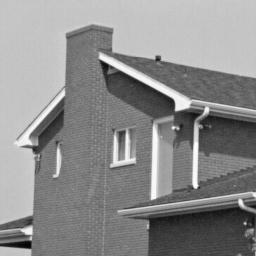
%> input picture TME_7/house2.png, 256 x 256 px
$ octave split_house2.m   (GNU Octave 9; MATLAB toolbox functions it lacks are replaced by stand-ins)
%> lines starting %> are read from the running program, lines starting %| are printed output that depends on the picture; in (x1, y1, x2, y2) boxes, pixels count from 0 and x2, y2 are one past the last pixel; in counts of white or black regions, pixels touching at a corner belong together; the program's own positions count from 1
### TME_7/ouvrirImage.m
function [I,n,m] = ouvrirImage(nom)
%> called with nom = 'house2.png'
I=imread(nom);
%> I is the input picture: size 256x256 uint8; min 0, max 255, mean 140
imageview(I);
%> (this line was passed over: imageview is not available in this run)
n = size(I,1);
%> n = 256
m = size(I,2);
%> m = 256
end

### TME_7/expand.m
function J = expand(I)

h = size(I,1);
%> h = 256
l = size(I,2);
%> l = 256

n = ceil(log2(max(l,h)));
%> n = 8
moy = mean(mean(I));
%> moy = 140
J = ones(2^n,2^n).*moy;
%> J: size 256x256 double; every value is 140

J(1:h,1:l) = I;


### TME_7/qtdecomp.m
function S = qtdecomp( I, thresh, mindim)
    [n,m] = size(I);
    if n ~= m,
        error( 'image must be squared');
    end
    if n>mindim & mod(n,2) == 0 & std(I(:)) > thresh,
        n2 = n/2;
        I11 = I(1:n2,1:n2);
        I12 = I(1:n2,n2+1:n);
        I21 = I(n2+1:n,1:n2);
        I22 = I(n2+1:n,n2+1:n);

        S11 = qtdecomp( I11, thresh, mindim);
        S12 = qtdecomp( I12, thresh, mindim);
        S21 = qtdecomp( I21, thresh, mindim);
        S22 = qtdecomp( I22, thresh, mindim);

        S = [S11,S12; S21, S22];
    else
        S = sparse(n,n);
        S(1,1) = n;
    end
end

### TME_7/numreg.m
function n = numreg(S)

n = numel(find(S));

### TME_7/quaddraw.m
function [Q] = quaddraw(I,S)

QR = I;
QG = I;
QB = I;

[r,c]=find(S);
l = numreg(S);

for k=1:l
    v=S(r(k),c(k));
    %[vals,i,j]=qtgetblk(I,S,k);
    for i = 1:v
        for j = 1:v
          if i==1 || j==1 || i==v || j==v
              QR(i+r(k),j+c(k),1)=255;
              QG(i+r(k),j+c(k),1)=0;
              QB(i+r(k),j+c(k),1)=0;
          end
        end
    end
end

Q(:,:,1)=uint8(QR);
Q(:,:,2)=uint8(QG);
Q(:,:,3)=uint8(QB);

### TME_7/split_house2.m
I = ouvrirImage('house2.png');

J = expand(I);
imageview(J);
%> (this line was passed over: imageview is not available in this run)

S = qtdecomp(J,10,8);
%> call 2 of qtdecomp, with thresh = 10, mindim = 8
%> in qtdecomp (call 2), `I12 = I(1:n2,n2+1:n);`:
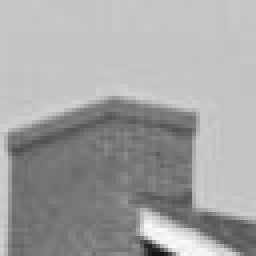
%> I12: size 64x64 double (shown 4 times larger); min 19, max 252, mean 163.8
%> in qtdecomp (call 2), `I21 = I(n2+1:n,1:n2);`:
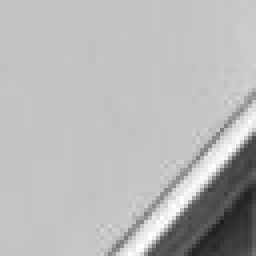
%> I21: size 64x64 double (shown 4 times larger); min 28, max 255, mean 183.1
%> call 3 of qtdecomp, with thresh = 10, mindim = 8
%> in qtdecomp (call 3), `S(1,1) = n;`:
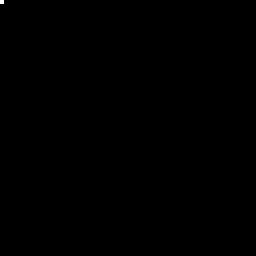
%> S: size 64x64 double (shown 4 times larger); values 0 (black) and 64 (white), 0.02% white in thin lines or dots, all inside (x1, y1, x2, y2) = (0, 0, 1, 1)
%> call 4 of qtdecomp, with thresh = 10, mindim = 8
%> in qtdecomp (call 4), `I22 = I(n2+1:n,n2+1:n);`:
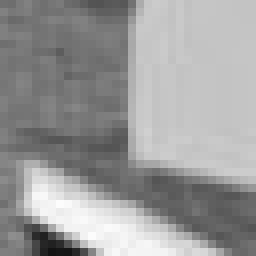
%> I22: size 32x32 double (shown 8 times larger); min 19, max 252, mean 154.6
n = numreg(S);
%> in numreg, `n = numel(find(S));`: n = 508
%> n = 508
Q = quaddraw(J,S);
%> in quaddraw, `[r,c]=find(S);`: r = 508 values from 1 to 249
%> in quaddraw, `l = numreg(S);`: l = 508
%> the loop in quaddraw, `for k=1:l` made 508 passes
%> v on passes 1 to 3: 64, 32, 32
%> after the loop in quaddraw, `for k=1:l`:
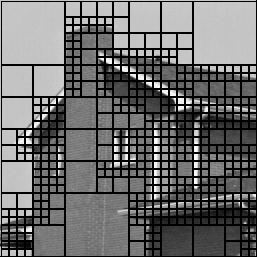
%> QB: size 257x257 double; min 0, max 255, mean 105.2
%> after the loop in quaddraw, `for k=1:l`:
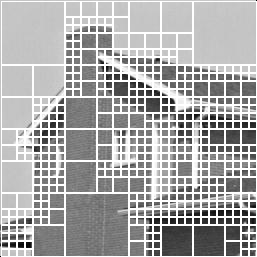
%> QR: size 257x257 double; min 0, max 255, mean 173.2
%> in quaddraw, `Q(:,:,3)=uint8(QB);`:
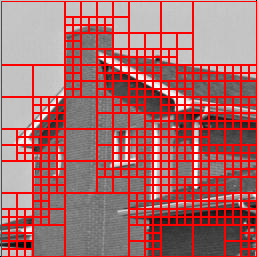
%> Q: size 257x257x3 uint8; mean R, G, B 173.2, 105.2, 105.2

imageview(Q);
%> (this line was passed over: imageview is not available in this run)
